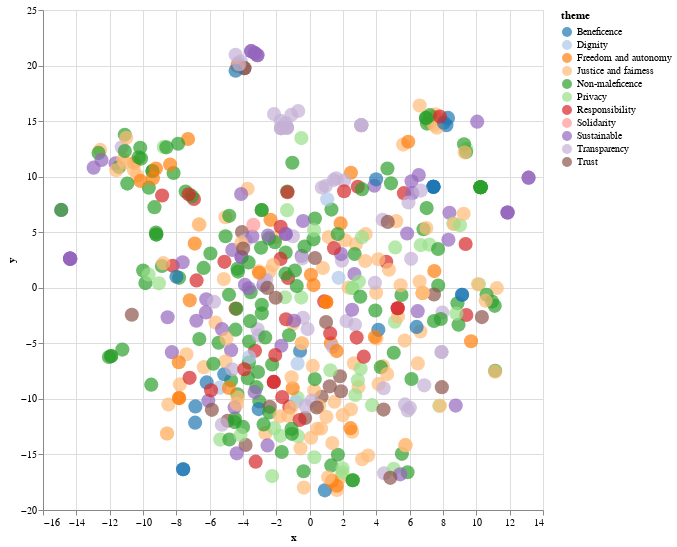

Notebook code cell kept with this figure:
### Code cell
docs_tsne_th = TSNE(n_components=2, learning_rate='auto',
                    init='random', metric='cosine',
                    perplexity=50.0).fit_transform(cam_rep)
print(docs_tsne_th.shape)

data_th = pd.DataFrame({'x': docs_tsne_th[:,0],
                        'y': docs_tsne_th[:,1],
                        'theme': df['theme'],
                        'title': df["Name of the document"],
                        'labels': labels
                        })

alt.data_transformers.disable_max_rows()
alt.Chart(data_th[:]).mark_circle(size=200).encode(
    x="x", y="y", color=alt.Color('theme:N', scale=alt.Scale(scheme='category20')),
    tooltip=['theme', "title"]
    ).interactive().properties(
    width=500,
    height=500
)

### Figure 1 — Vega-Lite specification as saved in the notebook (floating-point values rounded to 4 significant figures; data arrays with more than 128 entries replaced by an {"elided": "..."} marker saying what was removed)
{"config": {"view": {"continuousWidth": 300, "continuousHeight": 300}}, "data": {"name": "data-bdaa65a6bb923b4f1640c7014824d7a9"}, "mark": {"type": "circle", "size": 200}, "encoding": {"color": {"field": "theme", "scale": {"scheme": "category20"}, "type": "nominal"}, "tooltip": [{"field": "theme", "type": "nominal"}, {"field": "title", "type": "nominal"}], "x": {"field": "x", "type": "quantitative"}, "y": {"field": "y", "type": "quantitative"}}, "height": 500, "params": [{"name": "param_6", "select": {"type": "interval", "encodings": ["x", "y"]}, "bind": "scales"}], "width": 500, "$schema": "https://vega.github.io/schema/vega-lite/v5.20.1.json", "datasets": {"data-bdaa65a6bb923b4f1640c7014824d7a9": {"elided": "508 records"}}}
